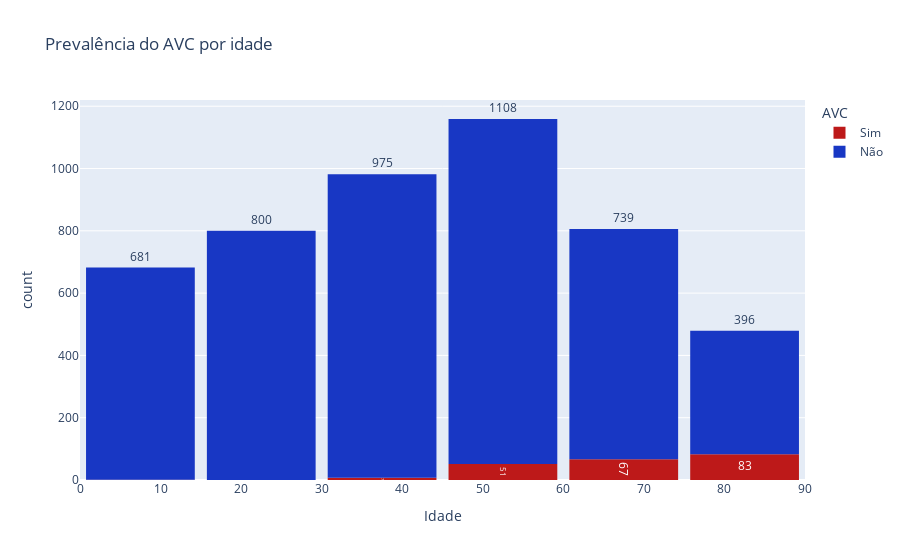

Notebook cell for this chart:
### Markdown cell above
##### Idade

### Code cell
fig = px.histogram(df_copy, x="age", color="stroke",
                   color_discrete_map={
                      "Não": "#1837c4",
                      "Sim": "#bd1919"},
                   labels={
                     "stroke": "AVC",
                     "count": "Total",
                     "text": "Percentual",
                     "age": "Idade"},   
                    text_auto=True,
                    title="Prevalência do AVC por idade")

fig.update_traces(xbins=dict( # bins used for histogram
        start=0.0,
        end=90.0,
        size=15
    ))
fig.update_layout(bargap=0.1)
fig.update_traces(textposition='outside')
#fig.update_layout(yaxis_range=[0,1250])  # Não
#fig.update_layout(yaxis_range=[0,90])  # Sim

fig.show()

### Figure 1 — Plotly figure (JSON) as saved in the notebook; plotly's stock layout.template omitted (floating-point values rounded to 4 significant figures; data arrays with more than 128 entries replaced by an {"elided": "..."} marker saying what was removed)
{"data": [{"alignmentgroup": "True", "bingroup": "x", "hovertemplate": "AVC=Sim<br>Idade=%{x}<br>count=%{y}<extra></extra>", "legendgroup": "Sim", "marker": {"color": "#bd1919", "pattern": {"shape": ""}}, "name": "Sim", "offsetgroup": "Sim", "orientation": "v", "showlegend": true, "textposition": "outside", "texttemplate": "%{value}", "type": "histogram", "x": {"elided": "209 int values"}, "xaxis": "x", "xbins": {"end": 90, "size": 15, "start": 0}, "yaxis": "y"}, {"alignmentgroup": "True", "bingroup": "x", "hovertemplate": "AVC=Não<br>Idade=%{x}<br>count=%{y}<extra></extra>", "legendgroup": "Não", "marker": {"color": "#1837c4", "pattern": {"shape": ""}}, "name": "Não", "offsetgroup": "Não", "orientation": "v", "showlegend": true, "textposition": "outside", "texttemplate": "%{value}", "type": "histogram", "x": {"elided": "4699 float values"}, "xaxis": "x", "xbins": {"end": 90, "size": 15, "start": 0}, "yaxis": "y"}], "layout": {"bargap": 0.1, "barmode": "relative", "legend": {"title": {"text": "AVC"}, "tracegroupgap": 0}, "title": {"text": "Prevalência do AVC por idade"}, "xaxis": {"anchor": "y", "domain": [0, 1], "title": {"text": "Idade"}}, "yaxis": {"anchor": "x", "domain": [0, 1], "title": {"text": "count"}}}}
